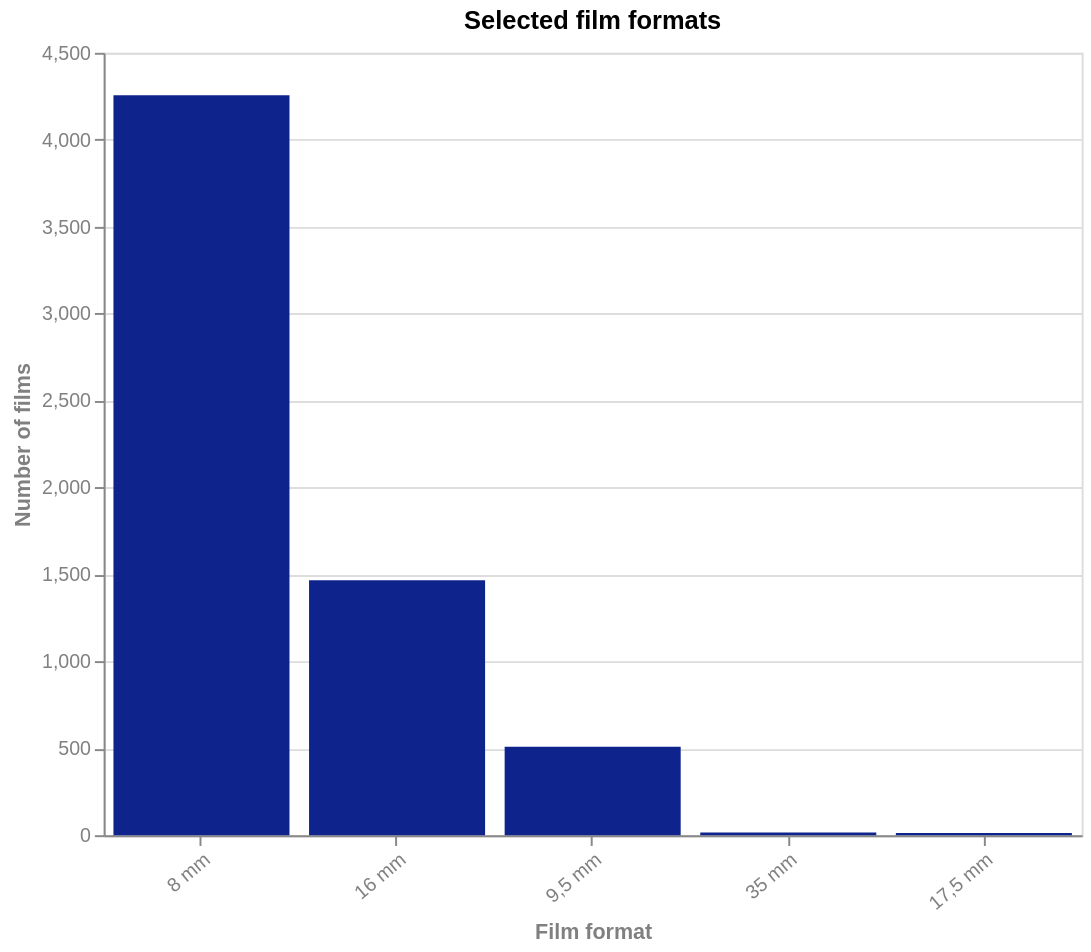

Write a Vega-Lite specification for this figure.
### Vega-Lite specification from a JSON file in a GitHub repository (floating-point values rounded to 4 significant figures)
{"$schema": "https://vega.github.io/schema/vega-lite/v5.json", "title": "Selected film formats", "description": "Number of films per film format (for selected formats)", "width": 500, "height": 400, "data": {"values": [{"Film format": "8 mm", "Number of films": 4256}, {"Film format": "16 mm", "Number of films": 1466}, {"Film format": "9,5 mm", "Number of films": 509}, {"Film format": "35 mm", "Number of films": 16}, {"Film format": "17,5 mm", "Number of films": 13}]}, "mark": {"type": "bar", "binSpacing": 1, "tooltip": true}, "encoding": {"x": {"field": "Film format", "type": "nominal", "title": "Film format", "sort": "-y"}, "y": {"field": "Number of films", "type": "quantitative", "title": "Number of films"}, "color": {"value": "#0F238C"}}, "config": {"countTitle": "Count", "axisX": {"labelAngle": -40, "titleColor": "grey", "labelColor": "grey"}, "axisY": {"titleColor": "grey", "labelColor": "grey"}}}
